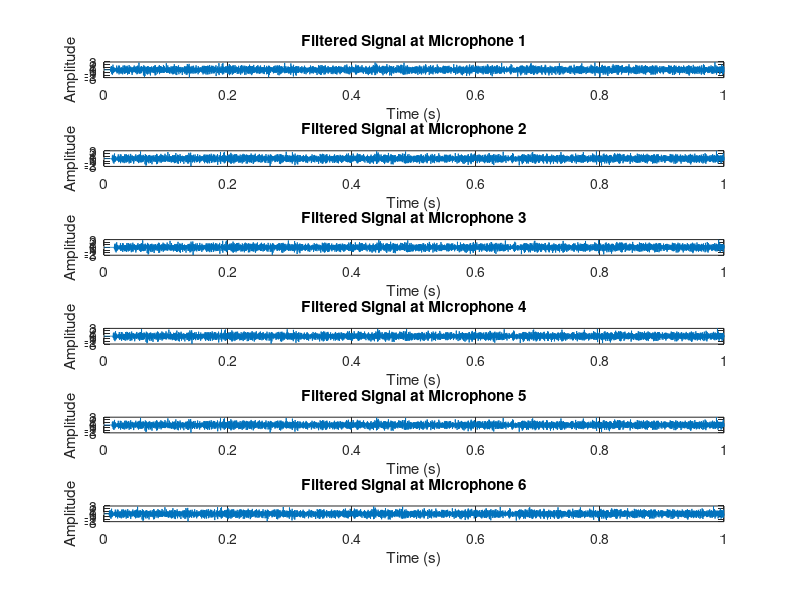

Source code (MATLAB):
clc;
clear all;
close all;

%% Parameters
fs = 8000; % Sampling frequency in Hz
f_low = 500; % Lower cutoff frequency in Hz for bandpass filter
f_high = 3000; % Upper cutoff frequency in Hz for bandpass filter
speed_of_sound = 343; % Speed of sound in air (m/s)
num_mics = 6; % Number of microphones
mic_positions = [1, 0; 1, 1; -1, 1; 0, 1; -1, -1; 1, -1]; % Microphone positions in meters

%% Simulate Gunshot Signal
gunshot_sound = randn(1, fs); % Simulated gunshot impulse noise for 1 second

%% Simulate Delays Based on Sound Source
% Assume the source is at position (x_s, y_s) = (2, 2)
source_position = [3, -3];
distances = sqrt(sum((mic_positions - source_position).^2, 2)); % Distance from source to each mic
delays = distances / speed_of_sound; % Delays in seconds

% Add delays to signals for each microphone
mic_signals = zeros(num_mics, length(gunshot_sound));
for i = 1:num_mics
    delay_samples = round(delays(i) * fs); % Delay in samples
    if delay_samples < length(gunshot_sound)
        mic_signals(i, :) = [zeros(1, delay_samples), gunshot_sound(1:end - delay_samples)];
    end
end

%% Bandpass Filter Design
[b, a] = butter(4, [f_low f_high] / (fs/2), 'bandpass'); % 4th order Butterworth filter

% Apply the filter to each microphone signal
filtered_signals = zeros(size(mic_signals));
for i = 1:num_mics
    filtered_signals(i, :) = filter(b, a, mic_signals(i, :));
end

%% Plot Filtered Signals
figure;
for i = 1:num_mics
    subplot(num_mics, 1, i);
    plot((0:length(filtered_signals)-1) / fs, filtered_signals(i, :));
    title(['Filtered Signal at Microphone ', num2str(i)]);
    xlabel('Time (s)');
    ylabel('Amplitude');
end

%% Cross-Correlation for TDOA Estimation
tdoa_estimates = zeros(num_mics, num_mics); % Matrix to hold TDOA values
for i = 1:num_mics
    for j = i+1:num_mics
        [corr_ij, lags] = xcorr(filtered_signals(i, :), filtered_signals(j, :));
        [~, max_idx] = max(corr_ij); % Find the index of the maximum peak in the cross-correlation
        tdoa_estimates(i, j) = lags(max_idx) / fs; % Calculate TDOA in seconds
    end
end

%% Debugging: Display TDOA Estimates
disp('TDOA Estimates (in seconds):');
disp(tdoa_estimates);

%% Localization Using TDOA
% Example calculation for a 2D scenario
d12 = tdoa_estimates(1, 2) * speed_of_sound; % Distance difference between mic 1 and 2
d13 = tdoa_estimates(1, 3) * speed_of_sound; % Distance difference between mic 1 and 3

% Debugging: Display Distance Differences
disp('Distance Differences (in meters):');
disp(['d12: ', num2str(d12)]);
disp(['d13: ', num2str(d13)]);

% Check for valid input range for acosd
if abs(d12) > norm(mic_positions(2,:) - mic_positions(1,:)) || abs(d13) > norm(mic_positions(3,:) - mic_positions(1,:))
    error('Calculated distance differences are out of range for angle calculation.');
end

% Calculate angle of arrival (AoA)
theta12 = atan2d(mic_positions(2,2) - mic_positions(1,2), mic_positions(2,1) - mic_positions(1,1)) - acosd(d12 / norm(mic_positions(2,:) - mic_positions(1,:)));
theta13 = atan2d(mic_positions(3,2) - mic_positions(1,2), mic_positions(3,1) - mic_positions(1,1)) - acosd(d13 / norm(mic_positions(3,:) - mic_positions(1,:)));

% Average the AoA estimates for robustness
estimated_angle = mean([theta12, theta13]);

%% Display Results
fprintf('Estimated Direction of Gunshot: %.2f degrees\n', estimated_angle);
